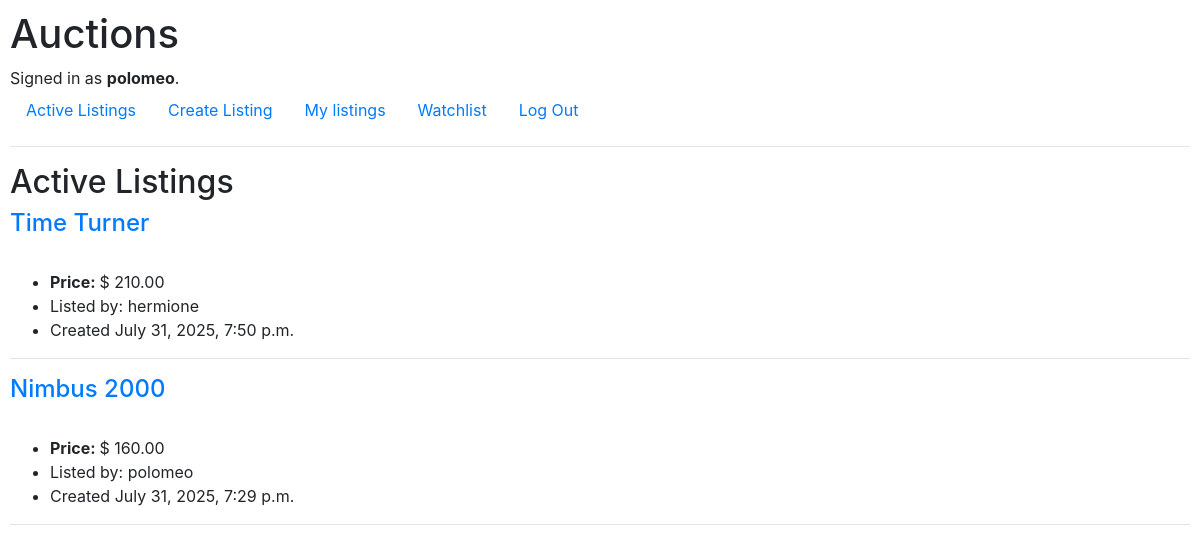
Screenshot of / (signed in) with the database file from the repository.
### auctions/models.py (models this page shows, shortened)
class User(AbstractUser):
    watchlist = models.ManyToManyField('Listing',
                                       blank=True,
                                       related_name="watchers")

class Listing(models.Model):
    active = models.BooleanField(default=True)
    author = models.ForeignKey(User,
                               on_delete=models.CASCADE)
    created_at = models.DateTimeField()
    title = models.CharField(max_length=64)
    description = models.TextField(max_length=300)
    img_url = models.CharField(max_length=200)
    category = models.ForeignKey(Category,
                                 blank=True,
                                 on_delete=models.CASCADE)

### auctions/views.py (the view)
# urls.py: path("", views.index, name="index"),
def index(request):
    listings = Listing.objects.annotate(
        max_bid=Max("bids__ammount")).order_by('-created_at')
    return render(request, "auctions/index.html", {
        "listings": listings
    })

### auctions/templates/auctions/index.html (shortened to what this page needs)
{% extends "auctions/layout.html" %}
{% block body %}
<h2>Active Listings</h2>
{% for listing in listings %}
{% if listing.active %}
<h4><a href="{% url 'listing' listing.id %}">{{ listing.title }}</a></h4>
<ul>
    <li><strong>Price: </strong>$ {{ listing.max_bid|floatformat:2 }}</li>
    <li>Listed by: {{ listing.author.username }}</li>
    <li>Created {{ listing.created_at }}</li>
</ul>
<hr>
{% endif %}
{% empty %}
<h4>There are no listings to show.</h4>
{% endfor %}
{% endblock %}

### auctions/templates/auctions/layout.html (shortened to what this page needs)
{% load static %}
<!DOCTYPE html>
<html lang="en">
<head>
    <link rel="stylesheet" href="https://stackpath.bootstrapcdn.com/bootstrap/4.4.1/css/bootstrap.min.css"
>
    <link href="{% static 'auctions/styles.css' %}" rel="stylesheet">
</head>
<body>
    <h1>Auctions</h1>
    <div>
        {% if user.is_authenticated %}
        Signed in as <strong>{{ user.username }}</strong>.
        {% else %}
        Not signed in.
        {% endif %}
    </div>
    <ul class="nav">
        <li class="nav-item">
            <a class="nav-link" href="{% url 'index' %}">Active Listings</a>
        </li>
        {% if user.is_authenticated %}
        <li class="nav-item">
            <a class="nav-link" href="{% url 'create-listing' %}">Create Listing</a>
        </li>
        <li class="nav-item">
            <a class="nav-link" href="{% url 'my-listings' %}">My listings</a>
        </li>
        <li class="nav-item">
            <a class="nav-link" href="{% url 'watchlist' %}">Watchlist</a>
        </li>
        <li class="nav-item">
            <a class="nav-link" href="{% url 'logout' %}">Log Out</a>
        </li>
        {% endif %}
    </ul>
    <hr>
    {% block body %}
    {% endblock %}
</body>
</html>

### auctions/static/auctions/styles.css (style rules this page uses)
body { padding: 10px; }

### rows the page displays
User: username "polomeo"
Listing: title "Time Turner", max_bid "210.00", author.username "hermione", created_at "July 31, 2025, 7:50 p.m."
Listing: title "Nimbus 2000", max_bid "160.00", author.username "polomeo", created_at "July 31, 2025, 7:29 p.m."
